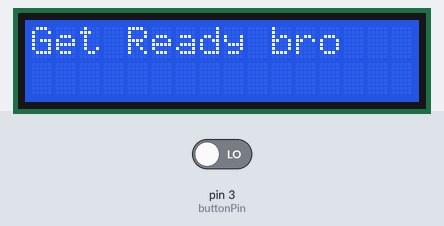
Recording of a sketch running on a simulated Arduino Uno, built with avr-gcc and run on an emulated ATmega328P. On the bench: 16×2 character LCD. The test bench sets the inputs (shaded band); at power-on: pin 3 (buttonPin) LOW. Random numbers use the default seed unless the sketch sets one.

Above: at 1.2 s.
1.3 s: pin 3 (buttonPin) driven HIGH
At 4.8 s:
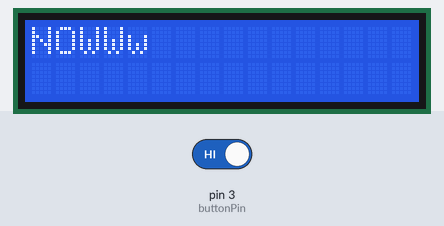
5.9 s: pin 3 (buttonPin) driven LOW
At 6.3 s:
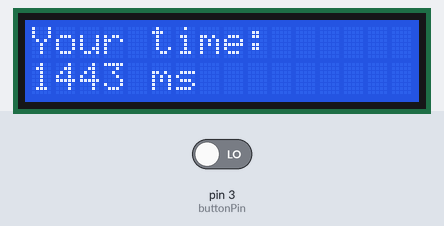
At 9.01 s:
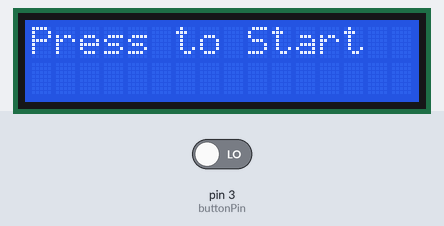
Timing chart, 0 to 10.5 s (numbered marks = the images above; inputs shaded):
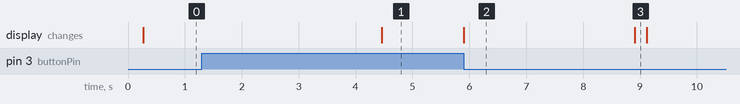

The sketch:

sketch_apr7a.ino
```cpp
#include <LiquidCrystal.h>  // Include the LiquidCrystal library for the LCD

// Define the pin connected to the pushbutton
const int buttonPin = 3;

// Define the LCD pin connections: RS, Enable, Data4, Data5, Data6, Data7
const int rs = 7, en = 8, d4 = 9, d5 = 10, d6 = 11, d7 = 12;

LiquidCrystal lcd(rs, en, d4, d5, d6, d7);  // Create an LCD object

void setup() {
  pinMode(buttonPin, INPUT);     // Set the button pin as ???
  lcd.begin(16, 2);             // Initialize LCD type (x columns, y rows)
  Serial.begin(9600);          // Start Serial Monitor for debugging output
  randomSeed(analogRead(0));   // Seed the random number generator
}

void loop() {
  lcd.clear();                 // Clear the LCD screen
  lcd.print("Press to Start"); // Display instruction to the player

  // Just waiting here until the player presses the button (HIGH to LOW)
  while (digitalRead(buttonPin) == HIGH) {} // DONT WORRY HOW THIS WORKS NOW

  // Small delay to remove mechanical button bounce noise
  delay(200);

  // Call the function that runs the reaction timer game
  reactionGame(); // Need to be defined!!!
}

void reactionGame() {
  lcd.clear();    // Clear the LCD screen
  lcd.print("Get Ready bro"); // Inform the player to get ready

  // Generate a random delay between 3 to 6 seconds (3000-6000 ms) ...
  // Use the function random(); to help achieve that. Look it up how it works.
  // !!! ENTER THE CODE HERE !!!

  unsigned long Delay = random(3000, 6000);
  delay(Delay);

  lcd.clear();
  lcd.print("NOWWw");  // Ask the player to press the button as fast as possible

  unsigned long startTime = millis();  // Record the time right button press

  // Don’t worry about how this works, only that the code below waits until ...
  // the player presses the button.
  while (digitalRead(buttonPin) == HIGH) {
    // This keeps running until the player reacts and presses the button
  }

  // Use the start time recorded above (startTime) and the current time to ...
  // calculate how long the player took to press the button.
  unsigned long reactionTime = (millis() - startTime);

  // Display the reaction time on the LCD
  lcd.clear();
  lcd.print("Your time:");
  lcd.setCursor(0, 1);         // Move to the second row
  lcd.print(reactionTime);     // Show the reaction time in milliseconds
  lcd.print(" ms");

  delay(3000);
} // Keep the result displayed for 3 seconds before restarting
```

Measured:
- after the input at 5.9 s, the display: changes at once (image 2)
- what the display in image 2 shows lasts 3.0 s, from 5.9 s to 8.9 s
